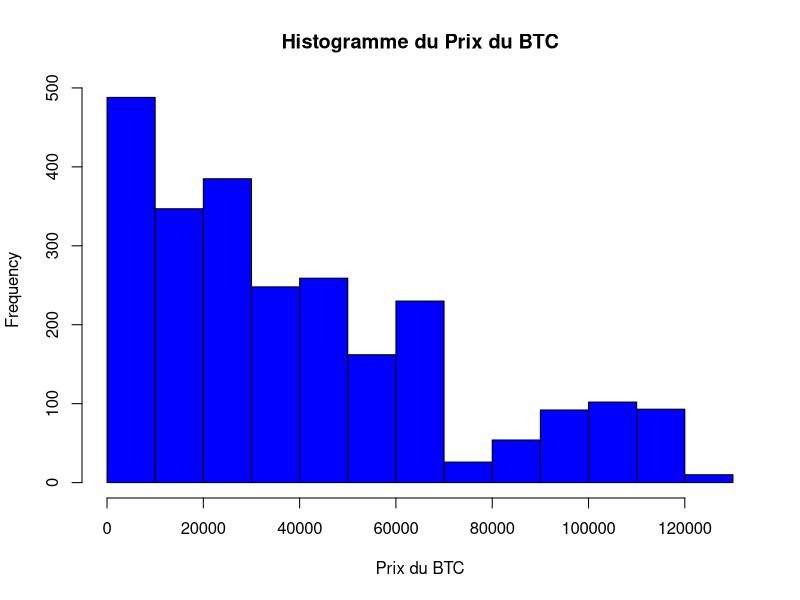
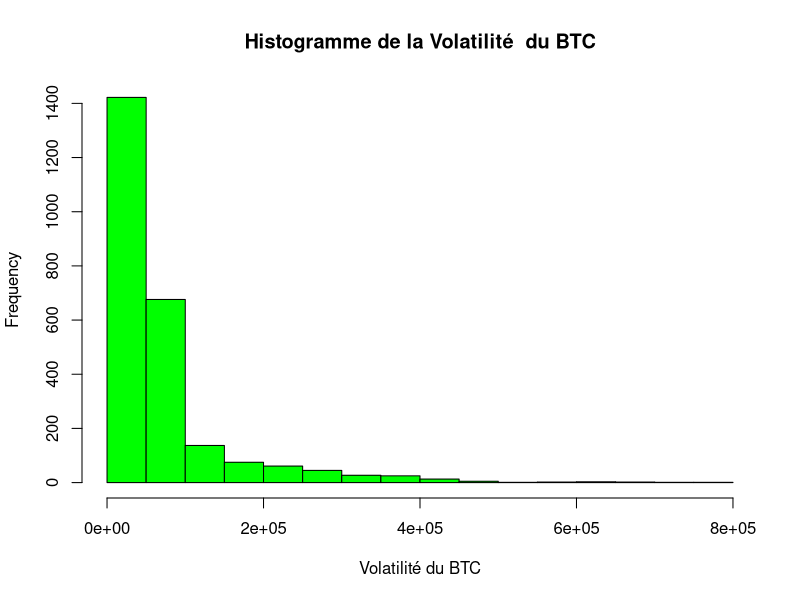
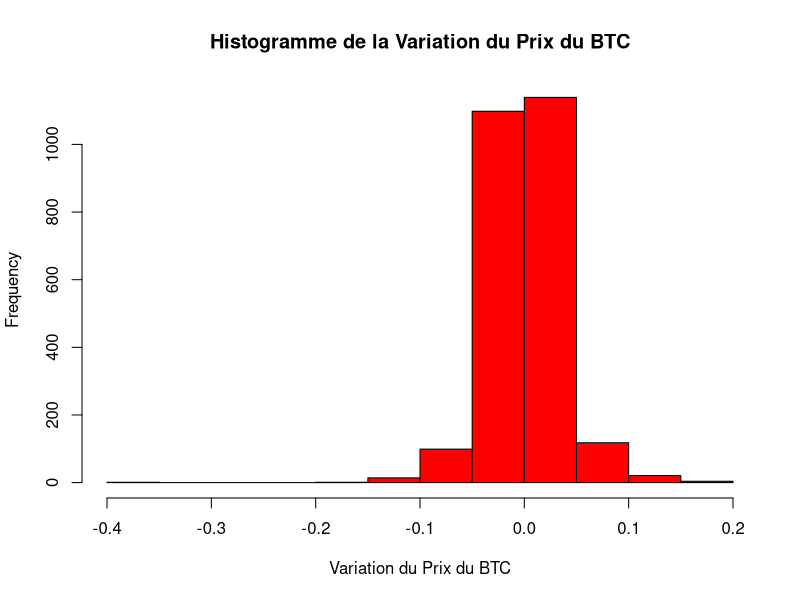
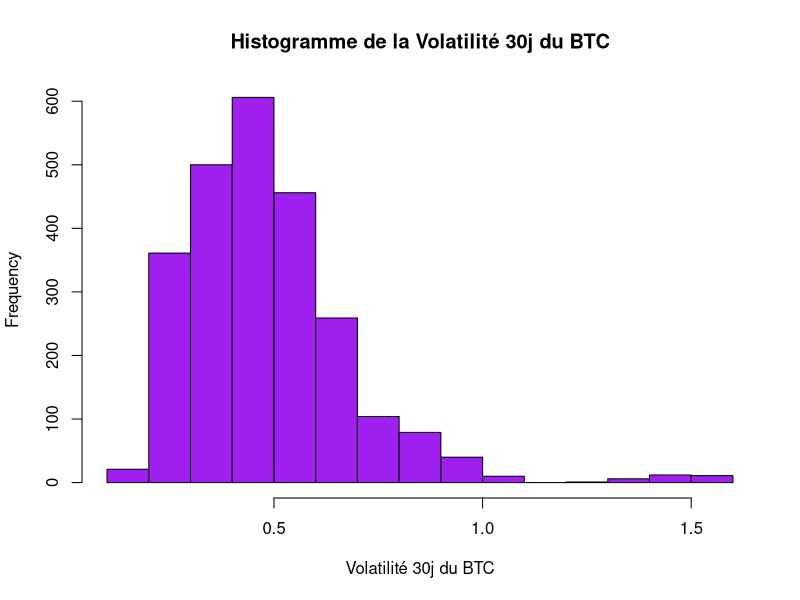
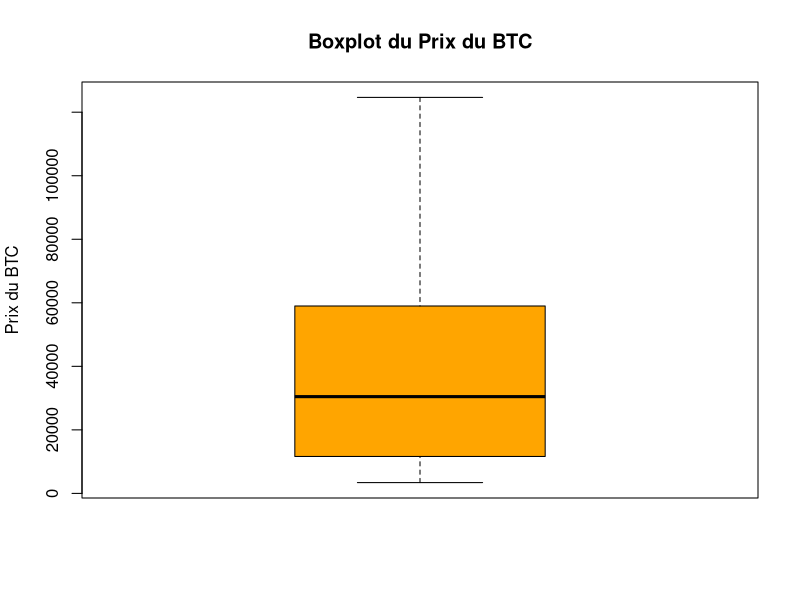
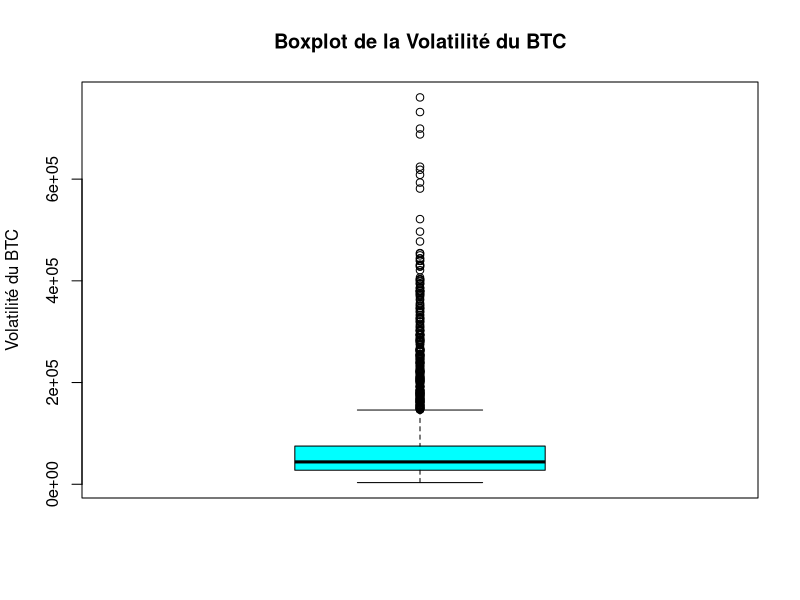
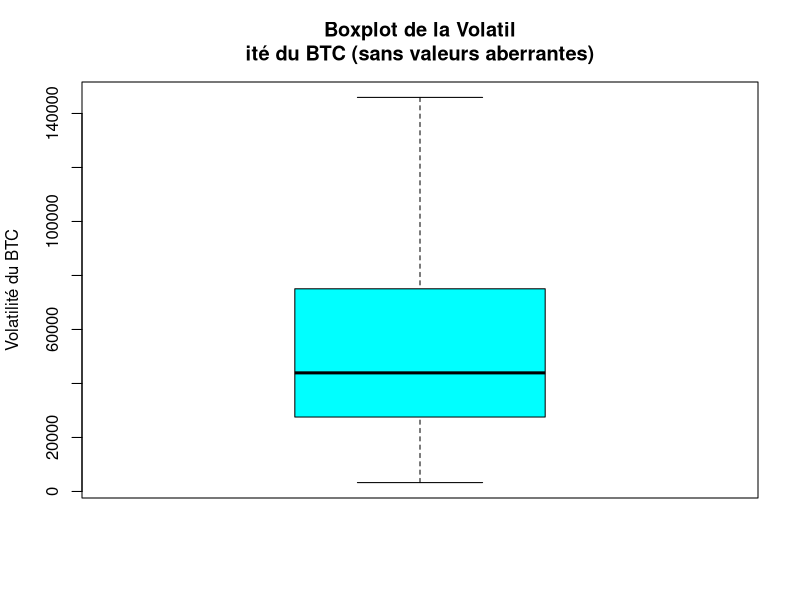
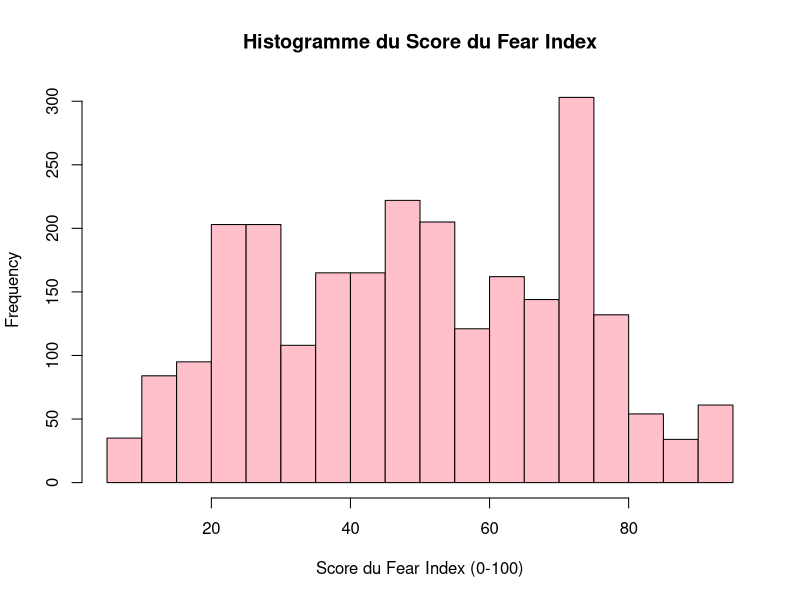

The R script that drew these images, in order:
## ---- chunk 1
Dataset = read.table("dataset.csv", header=T,sep=';',row.names=1)
## ---- chunk 2
str(Dataset)
## ---- chunk 3
summary(Dataset)
## ---- chunk 4
colnames(Dataset)
## ---- chunk 5
colnames(Dataset) = c("Tendance", "Volatilite_level", "Prix_BTC", 
                      "Var_Prix_BTC", "Volatilite_BTC",
                      "Volatilite30j_BTC", "Prix_ETH", "Var_Prix_ETH",
                      "Volatilite_ETH", "Volatilite30j_ETH", 
                      "Prix_snp500", "Var_Prix_snp500",
                      "Prix_Gold", "Var_Prix_Gold", "Fear_Index_score", 
                      "Fear_index_category", "Fear_index_category_simple",
                      "Variation_Fear","Var_Fear_Pct","taux_fed")
## ---- chunk 6
Dataset$Prix_BTC = as.numeric(as.character(Dataset$Prix_BTC))
Dataset$Var_Prix_BTC = as.numeric(as.character(Dataset$Var_Prix_BTC))
Dataset$Volatilite_BTC = as.numeric(as.character(Dataset$Volatilite_BTC))
Dataset$Volatilite30j_BTC = as.numeric(as.character(Dataset$Volatilite30j_BTC))
Dataset$Prix_ETH = as.numeric(as.character(Dataset$Prix_ETH))
Dataset$Var_Prix_ETH = as.numeric(as.character(Dataset$Var_Prix_ETH))
Dataset$Volatilite_ETH = as.numeric(as.character(Dataset$Volatilite_ETH))
Dataset$Volatilite30j_ETH = as.numeric(as.character(Dataset$Volatilite30j_ETH))
Dataset$Prix_snp500 = as.numeric(as.character(Dataset$Prix_snp500))
Dataset$Var_Prix_snp500 = as.numeric(as.character(Dataset$Var_Prix_snp500))
Dataset$Prix_Gold = as.numeric(as.character(Dataset$Prix_Gold))
Dataset$Var_Prix_Gold = as.numeric(as.character(Dataset$Var_Prix_Gold))
Dataset$Fear_Index_score = as.numeric(as.character(Dataset$Fear_Index_score))
Dataset$Variation_Fear = as.numeric(as.character(Dataset$Variation_Fear))
Dataset$Var_Fear_Pct = as.numeric(as.character(Dataset$Var_Fear_Pct))
## ---- chunk 7
# MOYENNE DES VARIABLES QUANTITATIVES Lié au BTC
mean(Dataset$Prix_BTC)
mean(Dataset$Var_Prix_BTC, na.rm = TRUE) 
mean(Dataset$Volatilite_BTC)
mean(Dataset$Volatilite30j_BTC , na.rm = TRUE)

#mediane des variables quantitatives lié au BTC
median(Dataset$Prix_BTC)
median(Dataset$Var_Prix_BTC, na.rm = TRUE)
median(Dataset$Volatilite_BTC)
median(Dataset$Volatilite30j_BTC , na.rm = TRUE)

#ecart-type des variables quantitatives lié au BTC"
sd(Dataset$Prix_BTC)
sd(Dataset$Var_Prix_BTC, na.rm = TRUE)
sd(Dataset$Volatilite_BTC)
sd(Dataset$Volatilite30j_BTC , na.rm = TRUE)

#variance des variables quantitatives lié au BTC"
var(Dataset$Prix_BTC)
var(Dataset$Var_Prix_BTC, na.rm = TRUE)
var(Dataset$Volatilite_BTC)
var(Dataset$Volatilite30j_BTC , na.rm = TRUE)

#Quantiles des variables quantitatives lié au BTC"
quantile(Dataset$Prix_BTC, na.rm = TRUE)
quantile(Dataset$Var_Prix_BTC, na.rm = TRUE)
quantile(Dataset$Volatilite_BTC)
quantile(Dataset$Volatilite30j_BTC , na.rm = TRUE)

## ---- chunk 8
hist(Dataset$Prix_BTC,main="Histogramme du Prix du BTC", 
     xlab ="Prix du BTC", col="blue", border="black")

hist(Dataset$Volatilite_BTC,main="Histogramme de la Volatilité  du BTC", 
     xlab ="Volatilité du BTC", col="green", border="black")

hist(Dataset$Var_Prix_BTC,main="Histogramme de la Variation du Prix du BTC",
     xlab ="Variation du Prix du BTC", col="red", border="black")


hist(Dataset$Volatilite30j_BTC,main="Histogramme de la Volatilité 30j du BTC",
     xlab ="Volatilité 30j du BTC", col="purple", border="black")
## ---- chunk 9
hist_prix <- hist(Dataset$Prix_BTC, plot = FALSE)

print(hist_prix['breaks'])
print(hist_prix['counts'])

table_prix_btc <- data.frame(
  Prix = hist_prix$breaks[-length(hist_prix$breaks)],
  Frequence = hist_prix$counts
)

table_prix_btc_transposé = t(table_prix_btc)
print(table_prix_btc_transposé)

hist_volatilite <- hist(Dataset$Volatilite_BTC, plot = FALSE)

table_volatilite_btc <- data.frame(
  Volatilite = hist_volatilite$breaks[-length(hist_volatilite$breaks)],
  Frequence = hist_volatilite$counts                             
)

table_vol_btc_transposé = t(table_volatilite_btc)
print(table_vol_btc_transposé)
## ---- chunk 10
summary(Dataset$Prix_BTC)
summary(Dataset$Volatilite_BTC)
## ---- chunk 11
boxplot(Dataset$Prix_BTC, main="Boxplot du Prix du BTC",
        ylab="Prix du BTC", col="orange")
boxplot(Dataset$Volatilite_BTC, main="Boxplot de la Volatilité du BTC",
        ylab="Volatilité du BTC", col="cyan")
## ---- chunk 12
boxplot(Dataset$Volatilite_BTC, main="Boxplot de la Volatil
ité du BTC (sans valeurs aberrantes)",
        ylab="Volatilité du BTC", col="cyan", outline=FALSE)
## ---- chunk 13
hist(Dataset$Fear_Index_score, main="Histogramme du Score du Fear Index", 
     xlab ="Score du Fear Index (0-100)", col="pink", border="black")

hist_fear_index_score <- hist(Dataset$Fear_Index_score, plot = FALSE)

table_fear_index_score <- data.frame(
  index_score = hist_fear_index_score$breaks[-length(hist_fear_index_score$breaks)],
  Frequence = hist_fear_index_score$counts                             
)

table_fear_index_score_transposé = t(table_fear_index_score)
print(table_fear_index_score_transposé)

boxplot(Dataset$Fear_Index_score, main="Boxplot du Fear Index Category Simple",
        ylab="Score du Fear Index (0-100)", col="lightgreen")
## ---- chunk 14
summary(Dataset$Fear_Index_score)
## ---- chunk 15
table_tendance = table(Dataset$Tendance)
print(table_tendance)

table_fear_and_greed_category = table(Dataset$Fear_index_category)
print(table_fear_and_greed_category)
## ---- chunk 16
# pour la tendance
couleurs <- rainbow(length(table_tendance))
pie(table_tendance, 
    main="Diagramme en Cercle de la Tendance",
    col = couleurs,
    clockwise = TRUE)

barplot(table_tendance,
        main="Diagramme en Barres de la Tendance",
        xlab="Catégories de Tendance",
        ylab="Fréquence (Nombre de jours)",
        col=couleurs)

# pour le fear and greed index category
couleurs_fear <- rainbow(length(table_fear_and_greed_category))
pie(table_fear_and_greed_category,
    main="Diagramme en Cercle du Fear and Greed Index Category",
    col = couleurs_fear,
    clockwise = TRUE)

barplot(table_fear_and_greed_category,
        main="Diagramme en Barres du Fear and Greed Index Category",
        xlab="Catégories du Fear and Greed Index",
        ylab="Fréquence (Nombre de jours)",
        col=couleurs_fear)
